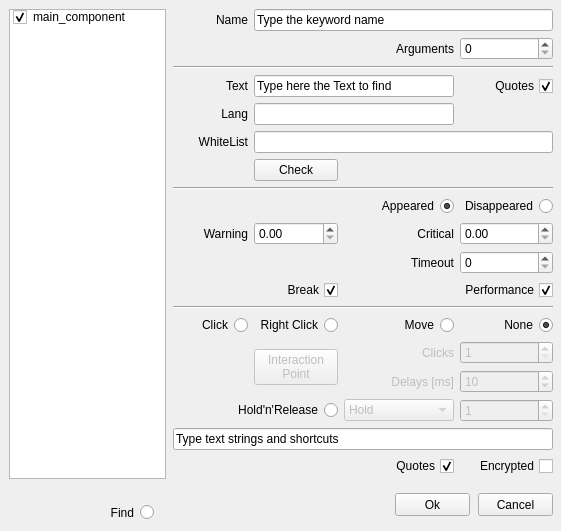
<?xml version="1.0" encoding="UTF-8"?>
<ui version="4.0">
 <class>Form</class>
 <widget class="QWidget" name="Form">
  <property name="geometry">
   <rect>
    <x>0</x>
    <y>0</y>
    <width>561</width>
    <height>531</height>
   </rect>
  </property>
  <property name="windowTitle">
   <string>Alyvix - Text Finder</string>
  </property>
  <widget class="QPushButton" name="pushButtonCancel">
   <property name="geometry">
    <rect>
     <x>478</x>
     <y>493</y>
     <width>75</width>
     <height>23</height>
    </rect>
   </property>
   <property name="focusPolicy">
    <enum>Qt::StrongFocus</enum>
   </property>
   <property name="text">
    <string>Cancel</string>
   </property>
  </widget>
  <widget class="QPushButton" name="pushButtonOk">
   <property name="geometry">
    <rect>
     <x>395</x>
     <y>493</y>
     <width>75</width>
     <height>23</height>
    </rect>
   </property>
   <property name="text">
    <string>Ok</string>
   </property>
  </widget>
  <widget class="QLabel" name="label_line">
   <property name="geometry">
    <rect>
     <x>70</x>
     <y>1318</y>
     <width>61</width>
     <height>21</height>
    </rect>
   </property>
   <property name="text">
    <string>Begin Line</string>
   </property>
   <property name="alignment">
    <set>Qt::AlignRight|Qt::AlignTrailing|Qt::AlignVCenter</set>
   </property>
  </widget>
  <widget class="QSpinBox" name="spinBoxLine">
   <property name="geometry">
    <rect>
     <x>141</x>
     <y>1317</y>
     <width>121</width>
     <height>22</height>
    </rect>
   </property>
   <property name="minimum">
    <number>1</number>
   </property>
   <property name="maximum">
    <number>99999</number>
   </property>
  </widget>
  <widget class="QPushButton" name="pushButtonAddBlock">
   <property name="geometry">
    <rect>
     <x>271</x>
     <y>1317</y>
     <width>71</width>
     <height>23</height>
    </rect>
   </property>
   <property name="text">
    <string>Add Block</string>
   </property>
  </widget>
  <widget class="QListWidget" name="listWidgetBlocks">
   <property name="geometry">
    <rect>
     <x>484</x>
     <y>1043</y>
     <width>81</width>
     <height>302</height>
    </rect>
   </property>
  </widget>
  <widget class="QTextEdit" name="textEditCustomLines">
   <property name="geometry">
    <rect>
     <x>19</x>
     <y>1044</y>
     <width>457</width>
     <height>261</height>
    </rect>
   </property>
   <property name="tabStopWidth">
    <number>80</number>
   </property>
   <property name="acceptRichText">
    <bool>false</bool>
   </property>
  </widget>
  <widget class="QPushButton" name="pushButtonRemoveBlock">
   <property name="geometry">
    <rect>
     <x>351</x>
     <y>1317</y>
     <width>91</width>
     <height>23</height>
    </rect>
   </property>
   <property name="text">
    <string>Remove Block</string>
   </property>
  </widget>
  <widget class="QWidget" name="widget_2" native="true">
   <property name="geometry">
    <rect>
     <x>171</x>
     <y>586</y>
     <width>381</width>
     <height>348</height>
    </rect>
   </property>
   <widget class="QWidget" name="gridLayoutWidget_2">
    <property name="geometry">
     <rect>
      <x>0</x>
      <y>0</y>
      <width>380</width>
      <height>333</height>
     </rect>
    </property>
    <layout class="QGridLayout" name="gridLayout_2">
     <item row="6" column="3">
      <widget class="QSpinBox" name="clicknumber_spinbox_2">
       <property name="enabled">
        <bool>false</bool>
       </property>
       <property name="minimum">
        <number>1</number>
       </property>
      </widget>
     </item>
     <item row="6" column="2">
      <widget class="QLabel" name="labelClickNumber_2">
       <property name="enabled">
        <bool>false</bool>
       </property>
       <property name="text">
        <string>Clicks</string>
       </property>
       <property name="alignment">
        <set>Qt::AlignRight|Qt::AlignTrailing|Qt::AlignVCenter</set>
       </property>
      </widget>
     </item>
     <item row="8" column="0" colspan="2">
      <widget class="QRadioButton" name="holdreleaseRadio_2">
       <property name="layoutDirection">
        <enum>Qt::RightToLeft</enum>
       </property>
       <property name="text">
        <string>Hold'n'Release</string>
       </property>
       <attribute name="buttonGroup">
        <string notr="true">buttonGroup_4</string>
       </attribute>
      </widget>
     </item>
     <item row="6" column="1" rowspan="2">
      <widget class="QPushButton" name="pushButtonXYoffset_2">
       <property name="enabled">
        <bool>false</bool>
       </property>
       <property name="text">
        <string>Interaction
Point</string>
       </property>
      </widget>
     </item>
     <item row="8" column="3">
      <widget class="QSpinBox" name="holdreleaseSpinBox_2">
       <property name="enabled">
        <bool>false</bool>
       </property>
       <property name="minimum">
        <number>1</number>
       </property>
       <property name="maximum">
        <number>9999</number>
       </property>
      </widget>
     </item>
     <item row="2" column="0">
      <widget class="QLabel" name="label_2">
       <property name="text">
        <string>WhiteList</string>
       </property>
       <property name="alignment">
        <set>Qt::AlignRight|Qt::AlignTrailing|Qt::AlignVCenter</set>
       </property>
      </widget>
     </item>
     <item row="5" column="3">
      <widget class="QRadioButton" name="dontclickRadio_2">
       <property name="layoutDirection">
        <enum>Qt::RightToLeft</enum>
       </property>
       <property name="text">
        <string>None</string>
       </property>
       <property name="checked">
        <bool>true</bool>
       </property>
       <attribute name="buttonGroup">
        <string notr="true">buttonGroup_4</string>
       </attribute>
      </widget>
     </item>
     <item row="0" column="3">
      <widget class="QCheckBox" name="add_quotes_ocr_2">
       <property name="layoutDirection">
        <enum>Qt::RightToLeft</enum>
       </property>
       <property name="text">
        <string>Quotes</string>
       </property>
       <property name="checked">
        <bool>true</bool>
       </property>
      </widget>
     </item>
     <item row="2" column="1" colspan="3">
      <widget class="QLineEdit" name="lineEditWhiteList_2"/>
     </item>
     <item row="1" column="0">
      <widget class="QLabel" name="lang_label_2">
       <property name="text">
        <string>Lang</string>
       </property>
       <property name="alignment">
        <set>Qt::AlignRight|Qt::AlignTrailing|Qt::AlignVCenter</set>
       </property>
      </widget>
     </item>
     <item row="8" column="2">
      <widget class="QComboBox" name="holdreleaseComboBox_2">
       <property name="enabled">
        <bool>false</bool>
       </property>
       <item>
        <property name="text">
         <string>Hold</string>
        </property>
       </item>
       <item>
        <property name="text">
         <string>Release</string>
        </property>
       </item>
       <item>
        <property name="text">
         <string>Release Up</string>
        </property>
       </item>
       <item>
        <property name="text">
         <string>Release Down</string>
        </property>
       </item>
       <item>
        <property name="text">
         <string>Release Left</string>
        </property>
       </item>
       <item>
        <property name="text">
         <string>Release Right</string>
        </property>
       </item>
      </widget>
     </item>
     <item row="5" column="0">
      <widget class="QRadioButton" name="clickRadio_2">
       <property name="layoutDirection">
        <enum>Qt::RightToLeft</enum>
       </property>
       <property name="text">
        <string>Click</string>
       </property>
       <attribute name="buttonGroup">
        <string notr="true">buttonGroup_4</string>
       </attribute>
      </widget>
     </item>
     <item row="3" column="1">
      <widget class="QPushButton" name="pushButtonCheck_2">
       <property name="text">
        <string>Check</string>
       </property>
      </widget>
     </item>
     <item row="7" column="2">
      <widget class="QLabel" name="labelClickDelay_2">
       <property name="enabled">
        <bool>false</bool>
       </property>
       <property name="text">
        <string>Delays [ms]</string>
       </property>
       <property name="alignment">
        <set>Qt::AlignRight|Qt::AlignTrailing|Qt::AlignVCenter</set>
       </property>
      </widget>
     </item>
     <item row="1" column="1" colspan="2">
      <widget class="QLineEdit" name="lineEditLang_2"/>
     </item>
     <item row="0" column="1" colspan="2">
      <widget class="QLineEdit" name="lineEditText_2">
       <property name="text">
        <string>Type here the Text to find</string>
       </property>
      </widget>
     </item>
     <item row="4" column="0" colspan="4">
      <widget class="Line" name="line_5">
       <property name="orientation">
        <enum>Qt::Horizontal</enum>
       </property>
      </widget>
     </item>
     <item row="9" column="0" colspan="4">
      <widget class="QLineEdit" name="inserttext_2">
       <property name="text">
        <string>Type text strings and shortcuts</string>
       </property>
      </widget>
     </item>
     <item row="10" column="2">
      <widget class="QCheckBox" name="add_quotes_2">
       <property name="layoutDirection">
        <enum>Qt::RightToLeft</enum>
       </property>
       <property name="text">
        <string>Quotes</string>
       </property>
       <property name="checked">
        <bool>true</bool>
       </property>
      </widget>
     </item>
     <item row="0" column="0">
      <widget class="QLabel" name="text_label_2">
       <property name="layoutDirection">
        <enum>Qt::LeftToRight</enum>
       </property>
       <property name="text">
        <string>Text</string>
       </property>
       <property name="alignment">
        <set>Qt::AlignRight|Qt::AlignTrailing|Qt::AlignVCenter</set>
       </property>
      </widget>
     </item>
     <item row="5" column="2">
      <widget class="QRadioButton" name="movemouseRadio_2">
       <property name="layoutDirection">
        <enum>Qt::RightToLeft</enum>
       </property>
       <property name="text">
        <string>Move</string>
       </property>
       <property name="checked">
        <bool>false</bool>
       </property>
       <attribute name="buttonGroup">
        <string notr="true">buttonGroup_4</string>
       </attribute>
      </widget>
     </item>
     <item row="5" column="1">
      <widget class="QRadioButton" name="rightclickRadio_2">
       <property name="layoutDirection">
        <enum>Qt::RightToLeft</enum>
       </property>
       <property name="text">
        <string>Right Click</string>
       </property>
       <attribute name="buttonGroup">
        <string notr="true">buttonGroup_4</string>
       </attribute>
      </widget>
     </item>
     <item row="10" column="3">
      <widget class="QCheckBox" name="text_encrypted_2">
       <property name="layoutDirection">
        <enum>Qt::RightToLeft</enum>
       </property>
       <property name="text">
        <string>Encrypted</string>
       </property>
       <property name="checked">
        <bool>false</bool>
       </property>
      </widget>
     </item>
     <item row="7" column="3">
      <widget class="QSpinBox" name="clickdelay_spinbox_2">
       <property name="enabled">
        <bool>false</bool>
       </property>
       <property name="minimum">
        <number>1</number>
       </property>
       <property name="maximum">
        <number>60000</number>
       </property>
       <property name="value">
        <number>10</number>
       </property>
      </widget>
     </item>
    </layout>
   </widget>
  </widget>
  <widget class="QListWidget" name="listWidget">
   <property name="geometry">
    <rect>
     <x>9</x>
     <y>9</y>
     <width>157</width>
     <height>470</height>
    </rect>
   </property>
   <property name="selectionMode">
    <enum>QAbstractItemView::SingleSelection</enum>
   </property>
   <item>
    <property name="text">
     <string>main_component</string>
    </property>
    <property name="checkState">
     <enum>Checked</enum>
    </property>
   </item>
  </widget>
  <widget class="QWidget" name="widget" native="true">
   <property name="geometry">
    <rect>
     <x>173</x>
     <y>9</y>
     <width>381</width>
     <height>478</height>
    </rect>
   </property>
   <widget class="QWidget" name="gridLayoutWidget">
    <property name="geometry">
     <rect>
      <x>0</x>
      <y>0</y>
      <width>380</width>
      <height>471</height>
     </rect>
    </property>
    <layout class="QGridLayout" name="gridLayout">
     <item row="19" column="3">
      <widget class="QCheckBox" name="text_encrypted">
       <property name="layoutDirection">
        <enum>Qt::RightToLeft</enum>
       </property>
       <property name="text">
        <string>Encrypted</string>
       </property>
       <property name="checked">
        <bool>false</bool>
       </property>
      </widget>
     </item>
     <item row="15" column="1" rowspan="2">
      <widget class="QPushButton" name="pushButtonXYoffset">
       <property name="enabled">
        <bool>false</bool>
       </property>
       <property name="text">
        <string>Interaction
Point</string>
       </property>
      </widget>
     </item>
     <item row="15" column="3">
      <widget class="QSpinBox" name="clicknumber_spinbox">
       <property name="enabled">
        <bool>false</bool>
       </property>
       <property name="minimum">
        <number>1</number>
       </property>
      </widget>
     </item>
     <item row="16" column="3">
      <widget class="QSpinBox" name="clickdelay_spinbox">
       <property name="enabled">
        <bool>false</bool>
       </property>
       <property name="minimum">
        <number>1</number>
       </property>
       <property name="maximum">
        <number>60000</number>
       </property>
       <property name="value">
        <number>10</number>
       </property>
      </widget>
     </item>
     <item row="6" column="1" colspan="3">
      <widget class="QLineEdit" name="lineEditWhiteList"/>
     </item>
     <item row="7" column="1">
      <widget class="QPushButton" name="pushButtonCheck">
       <property name="text">
        <string>Check</string>
       </property>
      </widget>
     </item>
     <item row="14" column="3">
      <widget class="QRadioButton" name="dontclickRadio">
       <property name="layoutDirection">
        <enum>Qt::RightToLeft</enum>
       </property>
       <property name="text">
        <string>None</string>
       </property>
       <property name="checked">
        <bool>true</bool>
       </property>
       <attribute name="buttonGroup">
        <string notr="true">buttonGroup_2</string>
       </attribute>
      </widget>
     </item>
     <item row="15" column="2">
      <widget class="QLabel" name="labelClickNumber">
       <property name="enabled">
        <bool>false</bool>
       </property>
       <property name="text">
        <string>Clicks</string>
       </property>
       <property name="alignment">
        <set>Qt::AlignRight|Qt::AlignTrailing|Qt::AlignVCenter</set>
       </property>
      </widget>
     </item>
     <item row="14" column="0">
      <widget class="QRadioButton" name="clickRadio">
       <property name="layoutDirection">
        <enum>Qt::RightToLeft</enum>
       </property>
       <property name="text">
        <string>Click</string>
       </property>
       <attribute name="buttonGroup">
        <string notr="true">buttonGroup_2</string>
       </attribute>
      </widget>
     </item>
     <item row="16" column="2">
      <widget class="QLabel" name="labelClickDelay">
       <property name="enabled">
        <bool>false</bool>
       </property>
       <property name="text">
        <string>Delays [ms]</string>
       </property>
       <property name="alignment">
        <set>Qt::AlignRight|Qt::AlignTrailing|Qt::AlignVCenter</set>
       </property>
      </widget>
     </item>
     <item row="3" column="3">
      <widget class="QCheckBox" name="add_quotes_ocr">
       <property name="layoutDirection">
        <enum>Qt::RightToLeft</enum>
       </property>
       <property name="text">
        <string>Quotes</string>
       </property>
       <property name="checked">
        <bool>true</bool>
       </property>
      </widget>
     </item>
     <item row="19" column="2">
      <widget class="QCheckBox" name="add_quotes">
       <property name="layoutDirection">
        <enum>Qt::RightToLeft</enum>
       </property>
       <property name="text">
        <string>Quotes</string>
       </property>
       <property name="checked">
        <bool>true</bool>
       </property>
      </widget>
     </item>
     <item row="6" column="0">
      <widget class="QLabel" name="label">
       <property name="text">
        <string>WhiteList</string>
       </property>
       <property name="alignment">
        <set>Qt::AlignRight|Qt::AlignTrailing|Qt::AlignVCenter</set>
       </property>
      </widget>
     </item>
     <item row="5" column="0">
      <widget class="QLabel" name="lang_label">
       <property name="text">
        <string>Lang</string>
       </property>
       <property name="alignment">
        <set>Qt::AlignRight|Qt::AlignTrailing|Qt::AlignVCenter</set>
       </property>
      </widget>
     </item>
     <item row="5" column="1" colspan="2">
      <widget class="QLineEdit" name="lineEditLang"/>
     </item>
     <item row="3" column="0">
      <widget class="QLabel" name="text_label">
       <property name="layoutDirection">
        <enum>Qt::LeftToRight</enum>
       </property>
       <property name="text">
        <string>Text</string>
       </property>
       <property name="alignment">
        <set>Qt::AlignRight|Qt::AlignTrailing|Qt::AlignVCenter</set>
       </property>
      </widget>
     </item>
     <item row="8" column="0" colspan="4">
      <widget class="Line" name="line_8">
       <property name="orientation">
        <enum>Qt::Horizontal</enum>
       </property>
      </widget>
     </item>
     <item row="13" column="0" colspan="4">
      <widget class="Line" name="line_10">
       <property name="orientation">
        <enum>Qt::Horizontal</enum>
       </property>
      </widget>
     </item>
     <item row="14" column="1">
      <widget class="QRadioButton" name="rightclickRadio">
       <property name="layoutDirection">
        <enum>Qt::RightToLeft</enum>
       </property>
       <property name="text">
        <string>Right Click</string>
       </property>
       <attribute name="buttonGroup">
        <string notr="true">buttonGroup_2</string>
       </attribute>
      </widget>
     </item>
     <item row="17" column="0" colspan="2">
      <widget class="QRadioButton" name="holdreleaseRadio">
       <property name="layoutDirection">
        <enum>Qt::RightToLeft</enum>
       </property>
       <property name="text">
        <string>Hold'n'Release</string>
       </property>
       <attribute name="buttonGroup">
        <string notr="true">buttonGroup_2</string>
       </attribute>
      </widget>
     </item>
     <item row="14" column="2">
      <widget class="QRadioButton" name="movemouseRadio">
       <property name="layoutDirection">
        <enum>Qt::RightToLeft</enum>
       </property>
       <property name="text">
        <string>Move</string>
       </property>
       <property name="checked">
        <bool>false</bool>
       </property>
       <attribute name="buttonGroup">
        <string notr="true">buttonGroup_2</string>
       </attribute>
      </widget>
     </item>
     <item row="18" column="0" colspan="4">
      <widget class="QLineEdit" name="inserttext">
       <property name="text">
        <string>Type text strings and shortcuts</string>
       </property>
      </widget>
     </item>
     <item row="3" column="1" colspan="2">
      <widget class="QLineEdit" name="lineEditText">
       <property name="text">
        <string>Type here the Text to find</string>
       </property>
      </widget>
     </item>
     <item row="2" column="0" colspan="4">
      <widget class="Line" name="line_3">
       <property name="orientation">
        <enum>Qt::Horizontal</enum>
       </property>
      </widget>
     </item>
     <item row="17" column="3">
      <widget class="QSpinBox" name="holdreleaseSpinBox">
       <property name="enabled">
        <bool>false</bool>
       </property>
       <property name="minimum">
        <number>1</number>
       </property>
       <property name="maximum">
        <number>9999</number>
       </property>
      </widget>
     </item>
     <item row="17" column="2">
      <widget class="QComboBox" name="holdreleaseComboBox">
       <property name="enabled">
        <bool>false</bool>
       </property>
       <item>
        <property name="text">
         <string>Hold</string>
        </property>
       </item>
       <item>
        <property name="text">
         <string>Release</string>
        </property>
       </item>
       <item>
        <property name="text">
         <string>Release Up</string>
        </property>
       </item>
       <item>
        <property name="text">
         <string>Release Down</string>
        </property>
       </item>
       <item>
        <property name="text">
         <string>Release Left</string>
        </property>
       </item>
       <item>
        <property name="text">
         <string>Release Right</string>
        </property>
       </item>
      </widget>
     </item>
     <item row="9" column="3">
      <widget class="QRadioButton" name="wait_disapp_radio">
       <property name="layoutDirection">
        <enum>Qt::RightToLeft</enum>
       </property>
       <property name="text">
        <string>Disappeared</string>
       </property>
       <property name="checked">
        <bool>false</bool>
       </property>
       <attribute name="buttonGroup">
        <string notr="true">buttonGroup_5</string>
       </attribute>
      </widget>
     </item>
     <item row="1" column="3">
      <widget class="QSpinBox" name="spinBoxArgs"/>
     </item>
     <item row="10" column="0">
      <widget class="QLabel" name="labelWarning">
       <property name="text">
        <string>Warning</string>
       </property>
       <property name="alignment">
        <set>Qt::AlignRight|Qt::AlignTrailing|Qt::AlignVCenter</set>
       </property>
      </widget>
     </item>
     <item row="10" column="1">
      <widget class="QDoubleSpinBox" name="doubleSpinBoxWarning">
       <property name="maximum">
        <double>9999.989999999999782</double>
       </property>
       <property name="singleStep">
        <double>1.000000000000000</double>
       </property>
      </widget>
     </item>
     <item row="1" column="2">
      <widget class="QLabel" name="labelArgs">
       <property name="text">
        <string>Arguments</string>
       </property>
       <property name="alignment">
        <set>Qt::AlignRight|Qt::AlignTrailing|Qt::AlignVCenter</set>
       </property>
      </widget>
     </item>
     <item row="10" column="2">
      <widget class="QLabel" name="labelCritical">
       <property name="text">
        <string>Critical</string>
       </property>
       <property name="alignment">
        <set>Qt::AlignRight|Qt::AlignTrailing|Qt::AlignVCenter</set>
       </property>
      </widget>
     </item>
     <item row="10" column="3">
      <widget class="QDoubleSpinBox" name="doubleSpinBoxCritical">
       <property name="maximum">
        <double>9999.989999999999782</double>
       </property>
       <property name="singleStep">
        <double>1.000000000000000</double>
       </property>
      </widget>
     </item>
     <item row="11" column="3">
      <widget class="QSpinBox" name="timeout_spinbox">
       <property name="maximum">
        <number>999999</number>
       </property>
      </widget>
     </item>
     <item row="11" column="2">
      <widget class="QLabel" name="timeout_label">
       <property name="text">
        <string>Timeout</string>
       </property>
       <property name="alignment">
        <set>Qt::AlignRight|Qt::AlignTrailing|Qt::AlignVCenter</set>
       </property>
      </widget>
     </item>
     <item row="12" column="0" colspan="2">
      <widget class="QCheckBox" name="timeout_exception">
       <property name="layoutDirection">
        <enum>Qt::RightToLeft</enum>
       </property>
       <property name="text">
        <string>Break</string>
       </property>
       <property name="checked">
        <bool>true</bool>
       </property>
      </widget>
     </item>
     <item row="12" column="2" colspan="2">
      <widget class="QCheckBox" name="checkBoxEnablePerformance">
       <property name="layoutDirection">
        <enum>Qt::RightToLeft</enum>
       </property>
       <property name="text">
        <string>Performance</string>
       </property>
       <property name="checked">
        <bool>true</bool>
       </property>
      </widget>
     </item>
     <item row="0" column="1" colspan="3">
      <widget class="QLineEdit" name="namelineedit">
       <property name="text">
        <string>Type the keyword name</string>
       </property>
      </widget>
     </item>
     <item row="0" column="0">
      <widget class="QLabel" name="labelName">
       <property name="layoutDirection">
        <enum>Qt::LeftToRight</enum>
       </property>
       <property name="text">
        <string>Name</string>
       </property>
       <property name="alignment">
        <set>Qt::AlignRight|Qt::AlignTrailing|Qt::AlignVCenter</set>
       </property>
      </widget>
     </item>
     <item row="9" column="0" colspan="3">
      <widget class="QRadioButton" name="wait_radio">
       <property name="layoutDirection">
        <enum>Qt::RightToLeft</enum>
       </property>
       <property name="text">
        <string>Appeared</string>
       </property>
       <property name="checked">
        <bool>true</bool>
       </property>
       <attribute name="buttonGroup">
        <string notr="true">buttonGroup_5</string>
       </attribute>
      </widget>
     </item>
    </layout>
   </widget>
  </widget>
  <widget class="QLabel" name="roi_width_label">
   <property name="geometry">
    <rect>
     <x>45</x>
     <y>1007</y>
     <width>89</width>
     <height>20</height>
    </rect>
   </property>
   <property name="text">
    <string>Roi Width</string>
   </property>
   <property name="alignment">
    <set>Qt::AlignRight|Qt::AlignTrailing|Qt::AlignVCenter</set>
   </property>
  </widget>
  <widget class="QLabel" name="roi_height_label">
   <property name="geometry">
    <rect>
     <x>234</x>
     <y>1007</y>
     <width>94</width>
     <height>20</height>
    </rect>
   </property>
   <property name="text">
    <string>Roi Height</string>
   </property>
   <property name="alignment">
    <set>Qt::AlignRight|Qt::AlignTrailing|Qt::AlignVCenter</set>
   </property>
  </widget>
  <widget class="QSpinBox" name="roi_y_spinbox">
   <property name="geometry">
    <rect>
     <x>334</x>
     <y>979</y>
     <width>89</width>
     <height>20</height>
    </rect>
   </property>
   <property name="minimum">
    <number>-9999</number>
   </property>
   <property name="maximum">
    <number>9999</number>
   </property>
  </widget>
  <widget class="QLabel" name="roi_x_label">
   <property name="geometry">
    <rect>
     <x>45</x>
     <y>979</y>
     <width>89</width>
     <height>20</height>
    </rect>
   </property>
   <property name="text">
    <string>Roi X</string>
   </property>
   <property name="alignment">
    <set>Qt::AlignRight|Qt::AlignTrailing|Qt::AlignVCenter</set>
   </property>
  </widget>
  <widget class="QLabel" name="roi_y_label">
   <property name="geometry">
    <rect>
     <x>234</x>
     <y>979</y>
     <width>94</width>
     <height>20</height>
    </rect>
   </property>
   <property name="text">
    <string>Roi Y</string>
   </property>
   <property name="alignment">
    <set>Qt::AlignRight|Qt::AlignTrailing|Qt::AlignVCenter</set>
   </property>
  </widget>
  <widget class="QSpinBox" name="roi_x_spinbox">
   <property name="geometry">
    <rect>
     <x>140</x>
     <y>979</y>
     <width>88</width>
     <height>20</height>
    </rect>
   </property>
   <property name="minimum">
    <number>-9999</number>
   </property>
   <property name="maximum">
    <number>9999</number>
   </property>
  </widget>
  <widget class="QSpinBox" name="roi_height_spinbox">
   <property name="geometry">
    <rect>
     <x>334</x>
     <y>1007</y>
     <width>89</width>
     <height>20</height>
    </rect>
   </property>
   <property name="maximum">
    <number>9999</number>
   </property>
  </widget>
  <widget class="Line" name="line_9">
   <property name="geometry">
    <rect>
     <x>45</x>
     <y>1035</y>
     <width>378</width>
     <height>3</height>
    </rect>
   </property>
   <property name="orientation">
    <enum>Qt::Horizontal</enum>
   </property>
  </widget>
  <widget class="QSpinBox" name="roi_width_spinbox">
   <property name="geometry">
    <rect>
     <x>140</x>
     <y>1007</y>
     <width>88</width>
     <height>20</height>
    </rect>
   </property>
   <property name="maximum">
    <number>9999</number>
   </property>
  </widget>
  <widget class="QRadioButton" name="find_radio">
   <property name="geometry">
    <rect>
     <x>66</x>
     <y>504</y>
     <width>88</width>
     <height>17</height>
    </rect>
   </property>
   <property name="layoutDirection">
    <enum>Qt::RightToLeft</enum>
   </property>
   <property name="text">
    <string>Find</string>
   </property>
   <attribute name="buttonGroup">
    <string notr="true">buttonGroup_5</string>
   </attribute>
  </widget>
 </widget>
 <resources/>
 <connections/>
 <buttongroups>
  <buttongroup name="buttonGroup_2"/>
  <buttongroup name="buttonGroup_4"/>
  <buttongroup name="buttonGroup_5"/>
 </buttongroups>
</ui>
